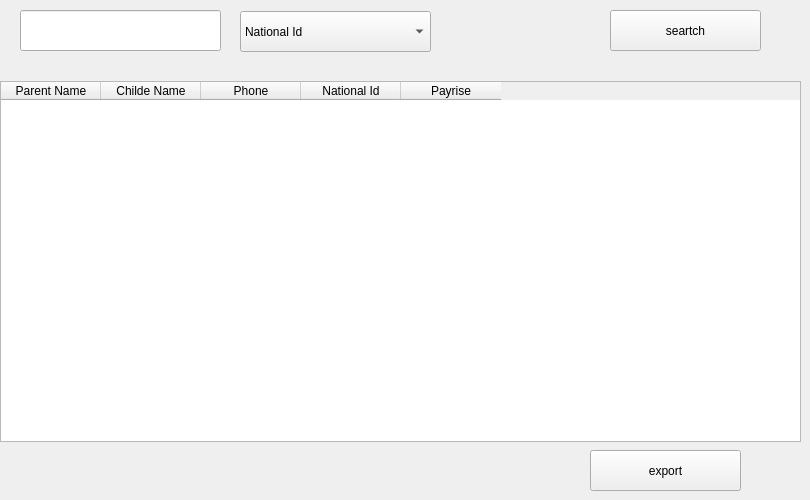
      <widget class="QWidget" name="tab_8">
       <attribute name="title">
        <string>Seartshe</string>
       </attribute>
       <widget class="QPushButton" name="pushButton_4">
        <property name="geometry">
         <rect>
          <x>590</x>
          <y>450</y>
          <width>151</width>
          <height>41</height>
         </rect>
        </property>
        <property name="text">
         <string>export</string>
        </property>
       </widget>
       <widget class="QComboBox" name="comboBox">
        <property name="geometry">
         <rect>
          <x>240</x>
          <y>11</y>
          <width>191</width>
          <height>41</height>
         </rect>
        </property>
        <item>
         <property name="text">
          <string>National Id</string>
         </property>
        </item>
        <item>
         <property name="text">
          <string>Pay Prise Yes</string>
         </property>
        </item>
        <item>
         <property name="text">
          <string>Pay Prise no</string>
         </property>
        </item>
       </widget>
       <widget class="QPushButton" name="pushButton_5">
        <property name="geometry">
         <rect>
          <x>610</x>
          <y>10</y>
          <width>151</width>
          <height>41</height>
         </rect>
        </property>
        <property name="text">
         <string>seartch</string>
        </property>
       </widget>
       <widget class="QLineEdit" name="lineEdit">
        <property name="enabled">
         <bool>true</bool>
        </property>
        <property name="geometry">
         <rect>
          <x>20</x>
          <y>10</y>
          <width>201</width>
          <height>41</height>
         </rect>
        </property>
       </widget>
       <widget class="QTableWidget" name="tableWidget">
        <property name="geometry">
         <rect>
          <x>0</x>
          <y>81</y>
          <width>801</width>
          <height>361</height>
         </rect>
        </property>
        <column>
         <property name="text">
          <string>Parent Name</string>
         </property>
        </column>
        <column>
         <property name="text">
          <string>Childe Name</string>
         </property>
        </column>
        <column>
         <property name="text">
          <string>Phone</string>
         </property>
        </column>
        <column>
         <property name="text">
          <string>National Id</string>
         </property>
        </column>
        <column>
         <property name="text">
          <string>Payrise</string>
         </property>
        </column>
       </widget>
      </widget>
